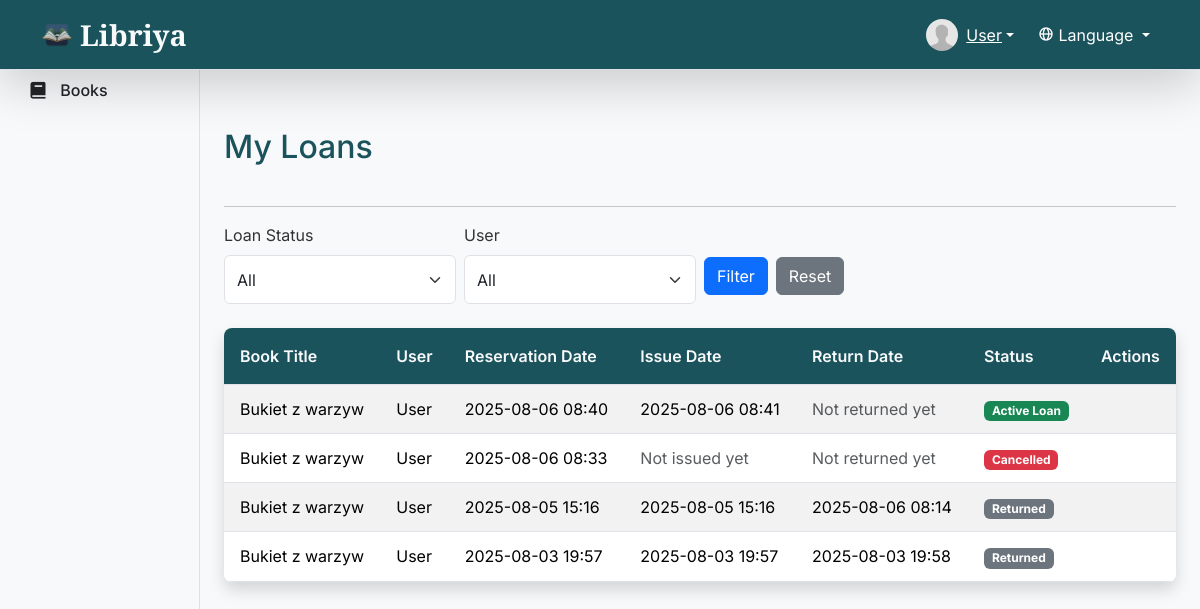
The app's page /loans/1 (signed in), older data.
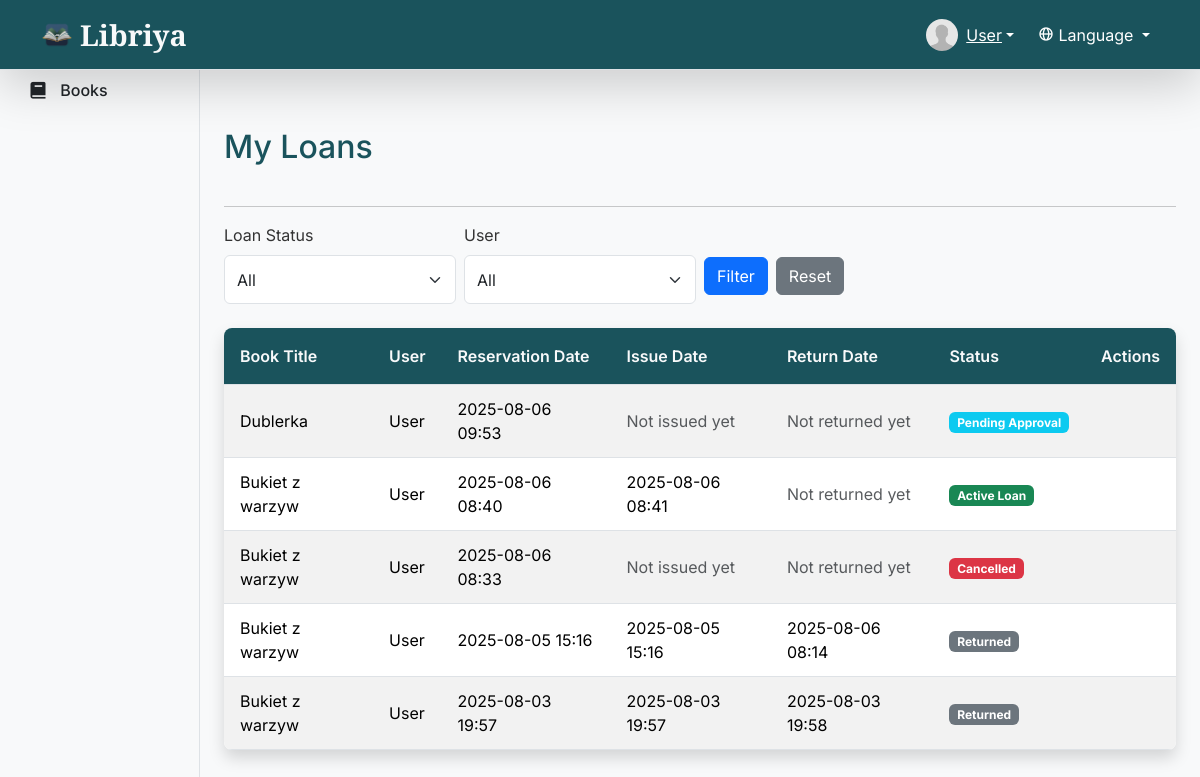
The same page, newer data.
### app/models.py (models this page shows, shortened)
class Loan(db.Model):
    id = db.Column(db.Integer, primary_key=True)
    book_id = db.Column(db.Integer, db.ForeignKey('book.id'), nullable=False)
    user_id = db.Column(db.Integer, db.ForeignKey('user.id'), nullable=False)
    reservation_date = db.Column(db.DateTime, default=datetime.datetime.utcnow)
    issue_date = db.Column(db.DateTime)
    return_date = db.Column(db.DateTime)
    status = db.Column(db.String(50), default='pending', nullable=False)
    book = db.relationship('Book', backref='loans')
    user = db.relationship('User', back_populates='loans')
    notifications = db.relationship('Notification', back_populates='loan', lazy=True, cascade='all, delete-orphan')

class Book(db.Model):
    id = db.Column(db.Integer, primary_key=True)
    isbn = db.Column(db.String(13), unique=True, nullable=False, index=True)
    title = db.Column(db.String(200), nullable=False, index=True)
    authors = db.relationship(
        'Author', secondary=book_authors, lazy='subquery', back_populates='books')
    genre_id = db.Column(db.Integer, db.ForeignKey(
        'genre.id'), nullable=False)
    year = db.Column(db.Integer, nullable=False)
    cover = db.Column(db.String(200))
    status = db.Column(db.String(50), default='available', nullable=False) # 'available', 'reserved', 'on_loan'

class User(UserMixin, db.Model):
    id = db.Column(db.Integer, primary_key=True)
    username = db.Column(db.String(50), unique=True,
                         nullable=False, index=True)
    email = db.Column(db.String(120), unique=True, nullable=False, index=True)
    password_hash = db.Column(db.String(128), nullable=False)
    image_file = db.Column(db.String(20), nullable=False,
                           default='default.jpg')
    loans = db.relationship('Loan', back_populates='user', lazy=True)
    is_admin = db.Column(db.Boolean, default=False)
    favorites = db.relationship('Book', secondary=favorites, lazy='subquery',
                                backref=db.backref('favorited_by', lazy=True))
    received_notifications = db.relationship('Notification', foreign_keys='Notification.recipient_id', back_populates='recipient', lazy=True, cascade='all, delete-orphan')
    sent_notifications = db.relationship('Notification', foreign_keys='Notification.sender_id', back_populates='sender', lazy=True)

### app/routes.py (the view)
@bp.route("/loans/<user_id>")
@login_required
def user_loans(user_id):
    user_loans = User.query.get_or_404(user_id).loans
    user_loans = sorted(user_loans, key=lambda x: x.reservation_date, reverse=True)
    return render_template("loans.html", loans=user_loans, active_page="", title="My Loans")

### app/__init__.py (called while the page is built)
@login_manager.user_loader
def load_user(user_id):
    from app.models import User
    return User.query.get(int(user_id))

### app/routes.py (called while the page is built)
@bp.context_processor
def inject_unread_notifications_count():
    if current_user.is_authenticated:
        unread_count = Notification.query.filter_by(recipient=current_user, is_read=False).count()
        return {'unread_notifications_count': unread_count}
    return {'unread_notifications_count': 0}

### app/templates/loans.html (shortened to what this page needs)
{% extends "layout.html" %}
{% block content %}
<div class="container">
    <div class="d-flex justify-content-between align-items-center mb-3">
        <h2>{{ title }}</h2>
    </div>
    <hr>
    <form method="GET" action="{{ url_for('main.loans') }}" class="mb-3">
        <div class="row g-2">
            <div class="col-md-3">
                <label for="status" class="form-label">{{ _('Loan Status') }}</label>
                <select class="form-select" id="status" name="status">
                    <option value="">{{ _('All') }}</option>
                </select>
            </div>
            <div class="col-md-3">
                <label for="user" class="form-label">{{ _('User') }}</label>
                <select class="form-select" id="user" name="user">
                    <option value="">{{ _('All') }}</option>
                </select>
            </div>
            <div class="col-md-3 d-flex align-items-center buttons-container">
                <button type="submit" class="btn btn-primary me-2">{{ _('Filter') }}</button>
                <a href="{{ url_for('main.loans') }}" class="btn btn-secondary">{{ _('Reset') }}</a>
            </div>
        </div>
    </form>
    <table class="table table-hover table-striped">
        <thead>
            <tr>
                <th>{{ _('Book Title') }}</th>
                <th>{{ _('User') }}</th>
                <th>{{ _('Reservation Date') }}</th>
                <th>{{ _('Issue Date') }}</th>
                <th>{{ _('Return Date') }}</th>
                <th>{{ _('Status') }}</th>
                <th>{{ _('Actions') }}</th>
            </tr>
        </thead>
        <tbody>
            {% for loan in loans %}
            <tr>
                <td>{{ loan.book.title }}</td>
                <td>{{ loan.user.username }}</td>
                <td>{{ loan.reservation_date.strftime('%Y-%m-%d %H:%M') }}</td>
                <td>
                    {% if loan.issue_date %}
                    {{ loan.issue_date.strftime('%Y-%m-%d %H:%M') }}
                    {% else %}
                    <span class="text-muted">{{ _('Not issued yet') }}</span>
                    {% endif %}
                </td>
                <td>
                    {% if loan.return_date %}
                    {{ loan.return_date.strftime('%Y-%m-%d %H:%M') }}
                    {% else %}
                    <span class="text-muted">{{ _('Not returned yet') }}</span>
                    {% endif %}
                </td>
                <td>
                    {% if loan.status == 'pending' %}
                        <span class="badge bg-info">{{ _('Pending Approval') }}</span>
                    {% elif loan.status == 'active' %}
                        <span class="badge bg-success">{{ _('Active Loan') }}</span>
                    {% elif loan.status == 'returned' %}
                        <span class="badge bg-secondary">{{ _('Returned') }}</span>
                    {% elif loan.status == 'cancelled' %}
                        <span class="badge bg-danger">{{ _('Cancelled') }}</span>
                    {% else %}
                        <span class="badge bg-light text-dark">{{ loan.status.replace('_', ' ').title() }}</span>
                    {% endif %}
                </td>
                <td>
                </td>
            </tr>
            {% endfor %}
        </tbody>
    </table>
</div>
{% endblock %}

Row changes from the older to the newer data that the page shows:
added Loan: book "Dublerka", user.username "User", reservation_date "2025-08-06 09:53"
